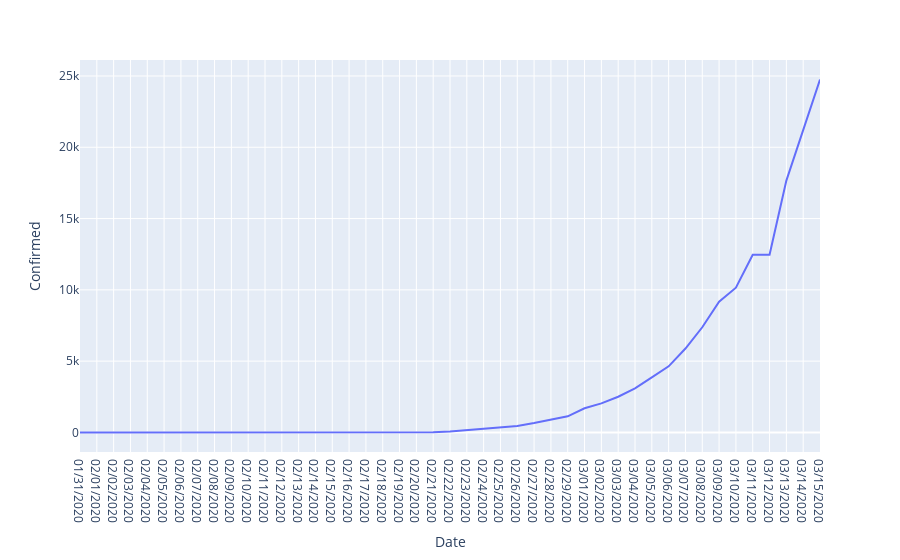

Write notebook code for a chart like this one.
### Code cell
# Total confirmed cases in Italy over time
fig = px.line(Italy_df, x='Date', y='Confirmed')
fig.show()

### Figure 1 — Plotly figure (JSON) as saved in the notebook; plotly's stock layout.template omitted (floating-point values rounded to 4 significant figures)
{"data": [{"hoverlabel": {"namelength": 0}, "hovertemplate": "Date=%{x}<br>Confirmed=%{y}", "legendgroup": "", "line": {"color": "#636efa", "dash": "solid"}, "mode": "lines", "name": "", "showlegend": false, "type": "scatter", "x": ["01/31/2020", "02/01/2020", "02/02/2020", "02/03/2020", "02/04/2020", "02/05/2020", "02/06/2020", "02/07/2020", "02/08/2020", "02/09/2020", "02/10/2020", "02/11/2020", "02/12/2020", "02/13/2020", "02/14/2020", "02/15/2020", "02/16/2020", "02/17/2020", "02/18/2020", "02/19/2020", "02/20/2020", "02/21/2020", "02/22/2020", "02/23/2020", "02/24/2020", "02/25/2020", "02/26/2020", "02/27/2020", "02/28/2020", "02/29/2020", "03/01/2020", "03/02/2020", "03/03/2020", "03/04/2020", "03/05/2020", "03/06/2020", "03/07/2020", "03/08/2020", "03/09/2020", "03/10/2020", "03/11/2020", "03/12/2020", "03/13/2020", "03/14/2020", "03/15/2020"], "xaxis": "x", "y": [2, 2, 2, 2, 2, 2, 2, 3, 3, 3, 3, 3, 3, 3, 3, 3, 3, 3, 3, 3, 3, 20, 62, 155, 229, 322, 453, 655, 888, 1128, 1694, 2036, 2502, 3089, 3858, 4636, 5883, 7375, 9172, 10149, 12462, 12462, 17660, 21157, 24747], "yaxis": "y"}], "layout": {"legend": {"tracegroupgap": 0}, "margin": {"t": 60}, "xaxis": {"anchor": "y", "domain": [0, 1], "title": {"text": "Date"}}, "yaxis": {"anchor": "x", "domain": [0, 1], "title": {"text": "Confirmed"}}}}
